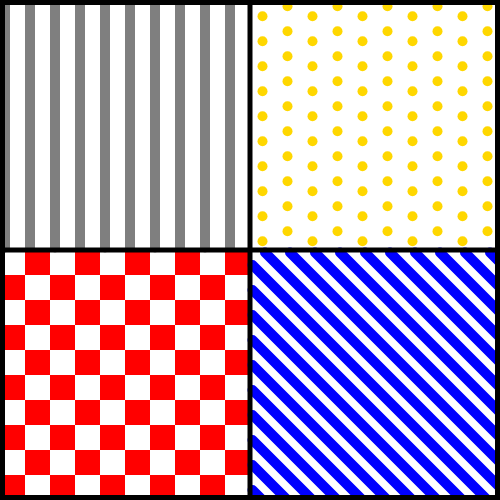
Frame 1 (no input)
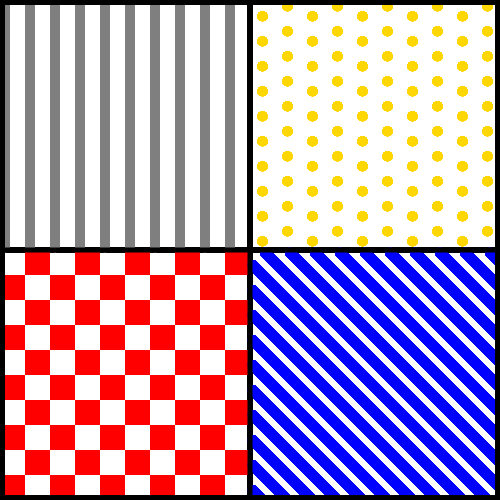
Frame 60 (no input)
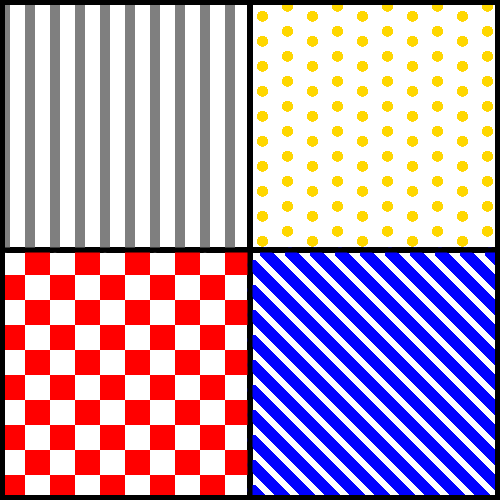
Frame 120 (the mouse pressed at the canvas centre since frame 60)

The p5.js sketch that drew these frames (run headless with seeded random() and noise() and a simulated clock; from frame 60 on, the mouse is pressed at the canvas centre):

// p5.js sketch
// ── sketch.js
function setup() {
    createCanvas(500, 500);
  }
  
  function draw() {
    stroke(127);
    strokeWeight(10);
    for(let posX = 0.2; posX < 10; posX++){
      line(posX * 25, 5, posX * 25, height/2.02);
    }
  
    noStroke();
    fill('#ffd700');
    for(let posX = 0.5; posX < 10; posX++){
      for(let posY = 0.25; posY < 10; posY++){
        if (posX % 2 === 0.5){
          circle(posX * 25 + width/2, posY * 25 + 10, 10);
        } else {
        circle(posX * 25 + width/2, posY * 25, 10);
        }
      }
    }
  
    fill('red');
    for(let posX = 0; posX < 10; posX++){
      for(let posY = 0; posY < 5; posY++){
      if (posX % 2 === 0){
        square(posX * 25, posY * 50 + height/2 + 25, 25);
      } else {
        square(posX * 25, posY * 50 + height/2, 25);
      }
    }
  }
  
    strokeWeight(10);
    stroke(color(0,0,255));
    for (let i = 0.5; i < 10; i++){
      line(width/2 + 2.5, height - i * 25 + 2.5, width/2 + i * 25, height);
      line(width/2 + i * 25 + 2.5, height/2 + 2.5, width, height - i *25);
    }
    
    strokeWeight(5);
    stroke(0,0,0);
    line(width/2, 0, width/2, height);
    line(0, height/2, width, height/2);
    strokeWeight(10);
    line(0, 0, width, 0);
    line(width, 0, width, height);
    line(0, height, width, height);
    line(0, 0, 0, height);
    
  }
// ── style.css
html, body {
    margin: auto;
    padding: 0;
    display:flex;
    align-items: center;
    justify-content: center;
  }
  
  canvas {
    display:  block;
  }
  
  .container {
    height: 100vh;
    display:flex;
    align-items: center;
    justify-content:center;
  }
